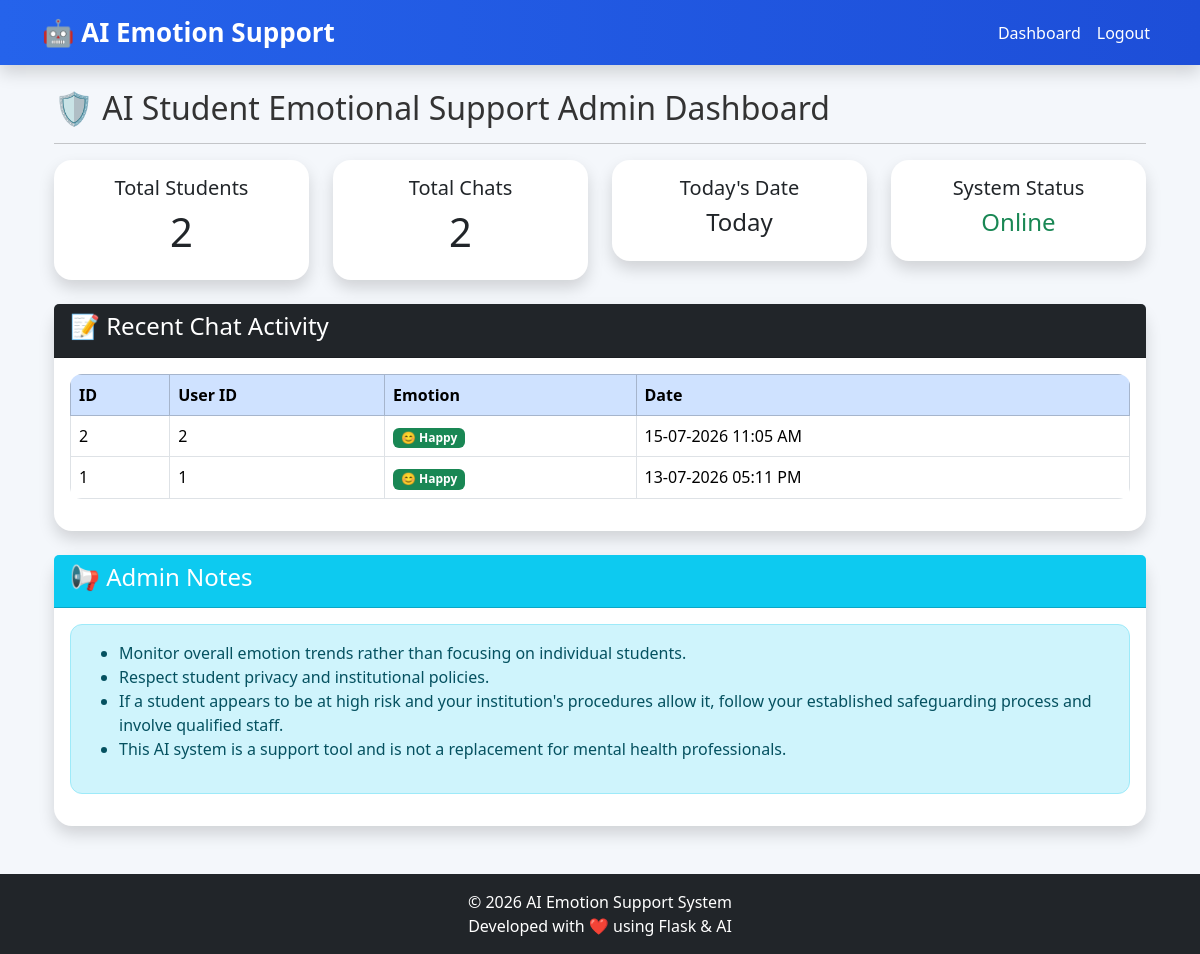
The page /admin (signed in) on the database its author committed.
### models/chat.py (models this page shows, shortened)
class Chat(db.Model):
    __tablename__ = "chats"
    id = db.Column(
        db.Integer,
        primary_key=True
    )
    user_id = db.Column(
        db.Integer,
        db.ForeignKey("users.id"),
        nullable=False
    )
    user_message = db.Column(
        db.Text,
        nullable=False
    )
    ai_response = db.Column(
        db.Text,
        nullable=False
    )
    emotion = db.Column(
        db.String(50),
        default="Neutral"
    )
    sentiment = db.Column(
        db.String(50),
        default="Neutral"
    )
    created_at = db.Column(
        db.DateTime,
        default=datetime.utcnow
    )
    user = db.relationship(
        "User",
        backref=db.backref(
            "chats",
            lazy=True,
            cascade="all, delete-orphan"
        )
    )

### routes/admin_routes.py (the view)
@admin.route("/admin")
@login_required
def admin_dashboard():
    total_users = User.query.count()
    total_chats = Chat.query.count()
    latest_chats = Chat.query.order_by(
        Chat.created_at.desc()
    ).limit(10)
    return render_template(
        "admin.html",
        users=total_users,
        chats=total_chats,
        latest=latest_chats
    )

### app.py (called while the page is built)
@login_manager.user_loader
def load_user(user_id):
    return User.query.get(int(user_id))

### templates/admin.html (shortened to what this page needs)
{% extends "base.html" %}
{% block content %}
<div class="container-fluid mt-4">
<div class="row">
<div class="col-12">
<h2>
🛡️ AI Student Emotional Support
Admin Dashboard
</h2>
<hr>
</div>
</div>
<div class="row">
<div class="col-md-3">
<div class="card shadow border-primary">
<div class="card-body text-center">
<h5>Total Students</h5>
<h1>{{ users }}</h1>
</div>
</div>
</div>
<div class="col-md-3">
<div class="card shadow border-success">
<div class="card-body text-center">
<h5>Total Chats</h5>
<h1>{{ chats }}</h1>
</div>
</div>
</div>
<div class="col-md-3">
<div class="card shadow border-warning">
<div class="card-body text-center">
<h5>Today's Date</h5>
<h4>{{ moment if moment else "Today" }}</h4>
</div>
</div>
</div>
<div class="col-md-3">
<div class="card shadow border-danger">
<div class="card-body text-center">
<h5>System Status</h5>
<h4 class="text-success">
Online
</h4>
</div>
</div>
</div>
</div>
<br>
<div class="card shadow">
<div class="card-header bg-dark text-white">
<h4>
📝 Recent Chat Activity
</h4>
</div>
<div class="card-body">
<table class="table table-bordered table-hover">
<thead class="table-primary">
<tr>
<th>ID</th>
<th>User ID</th>
<th>Emotion</th>
<th>Date</th>
</tr>
</thead>
<tbody>
{% for chat in latest %}
<tr>
<td>{{ chat.id }}</td>
<td>{{ chat.user_id }}</td>
<td>
{% if chat.emotion=="happy" %}
<span class="badge bg-success">
😊 Happy
</span>
{% elif chat.emotion=="stress" %}
<span class="badge bg-warning">
😫 Stress
</span>
{% elif chat.emotion=="sad" %}
<span class="badge bg-primary">
😔 Sad
</span>
{% elif chat.emotion=="anxiety" %}
<span class="badge bg-danger">
😟 Anxiety
</span>
{% elif chat.emotion=="angry" %}
<span class="badge bg-dark">
😠 Angry
</span>
{% else %}
<span class="badge bg-secondary">
😐 {{ chat.emotion }}
</span>
{% endif %}
</td>
<td>
{{ chat.created_at.strftime('%d-%m-%Y %I:%M %p') }}
</td>
</tr>
{% endfor %}
</tbody>
</table>
</div>
</div>
<br>
<div class="card shadow">
<div class="card-header bg-info text-white">
<h4>
📢 Admin Notes
</h4>
</div>
<div class="card-body">
<div class="alert alert-info">
<ul>
<li>Monitor overall emotion trends rather than focusing on individual students.</li>
<li>Respect student privacy and institutional policies.</li>
<li>If a student appears to be at high risk and your institution's procedures allow it, follow your established safeguarding process and involve qualified staff.</li>
<li>This AI system is a support tool and is not a replacement for mental health professionals.</li>
</ul>
</div>
</div>
</div>
</div>
{% endblock %}

### templates/base.html (shortened to what this page needs)
<!DOCTYPE html>
<html lang="en">
<head>
    <link href="https://cdn.jsdelivr.net/npm/bootstrap@5.3.3/dist/css/bootstrap.min.css"
          rel="stylesheet">
    <link href="https://cdn.jsdelivr.net/npm/bootstrap-icons@1.11.3/font/bootstrap-icons.css"
          rel="stylesheet">
    <link rel="stylesheet"
          href="{{ url_for('static', filename='css/style.css') }}">
</head>
<body>
<nav class="navbar navbar-expand-lg navbar-dark bg-dark shadow">
    <div class="container">
        <a class="navbar-brand fw-bold"
           href="{{ url_for('home') }}">
            🤖 AI Emotion Support
        </a>
        <div class="collapse navbar-collapse"
             id="navbar">
            <ul class="navbar-nav ms-auto">
                {% if current_user.is_authenticated %}
                <li class="nav-item">
                    <a class="nav-link"
                       href="{{ url_for('auth.dashboard') }}">
                        Dashboard
                    </a>
                </li>
                <li class="nav-item">
                    <a class="nav-link"
                       href="{{ url_for('auth.logout') }}">
                        Logout
                    </a>
                </li>
                {% endif %}
            </ul>
        </div>
    </div>
</nav>
<div class="container mt-4 mb-5">
    {% block content %}
    {% endblock %}
</div>
<footer class="bg-dark text-white text-center p-3 mt-5">
    <div class="container">
        © 2026 AI Emotion Support System
        <br>
        Developed with ❤️ using Flask & AI
    </div>
</footer>
</body>
</html>

### static/css/style.css (style rules this page uses)
* { margin:0; padding:0; box-sizing:border-box; font-family:'Segoe UI',Tahoma,Geneva,Verdana,sans-serif; }
body { background:#f4f7fb; color:#333; min-height:100vh; }
.navbar { background:linear-gradient( 90deg, #2563eb, #1d4ed8 ); box-shadow:0 3px 15px rgba(0,0,0,.2); }
.navbar-brand { color:white!important; font-size:26px; font-weight:bold; }
.nav-link { color:white!important; font-weight:500; }
.card { border:none; border-radius:18px; transition:.3s; }
.alert { border-radius:12px; }
.table { border-radius:12px; overflow:hidden; }
footer { margin-top:50px; padding:20px; background:#111827; color:white; text-align:center; }

### rows shown on the page
Chat: id "2", user_id "2", emotion "😊 Happy", created_at "15-07-2026 11:05 AM"
Chat: id "1", user_id "1", emotion "😊 Happy", created_at "13-07-2026 05:11 PM"

### other values the page prints
{{ users }} "2"
{{ chats }} "2"
{{ moment if moment else "Today" }} "Today"
